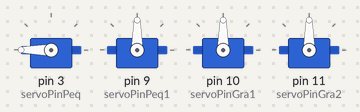
This sketch was run on a simulated Arduino Uno, built with avr-gcc and run on an emulated ATmega328P. Parts: 4 × servo.

Above: at 0.05 s.
At 7.0 s:
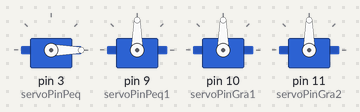
Timing chart, 0 to 9.1 s (numbered marks = the images above):
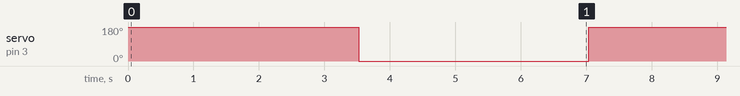

The sketch:

prueba_01.ino
```cpp
/* Servo motor with Arduino example code. Position and sweep. More info: https://www.makerguides.com/ */
// Include the servo library:
#include <Servo.h>
// LAS CONEXIONES NO SE REALIZAN A PINES ANALÓGICOS, SI NO A PWM (PINES DIGITALES CON EL SÍMBOLO "~").
// Create a new servo object:
Servo servoPeq;
Servo servoPeq1;
Servo servoGra1;
Servo servoGra2;

// Define the servo pin:
#define servoPinPeq 3 //Pequeño
#define servoPinPeq1 9
#define servoPinGra1 10
#define servoPinGra2 11

// Create a variable to store the servo position:
int angle = 0;

void setup() {
  // Attach the Servo variable to a pin:
  servoPeq.attach(servoPinPeq);
  servoPeq1.attach(servoPinPeq1);
  servoGra1.attach(servoPinGra1);
  servoGra2.attach(servoPinGra2);
}

void loop() {
  // Tell the servo to go to a particular angle:
  servoPeq.write(0);
  //servoPeq1.write(0);
  //servoGra1.write(0);
  //servoGra2.write(0);

  while(angle <= 180) {
    servoPeq.write(angle);
    //servoPeq1.write(angle);
    //servoGra1.write(angle);
    //servoGra2.write(angle);
    angle++;
  }
  delay(3500);

  while(angle >= 0) {
    servoPeq.write(angle);
    //servoPeq1.write(angle);
    //servoGra1.write(angle);
    //servoGra2.write(angle);
    angle--;
  }

  delay(3500);

}
```

Measured:
- by itself, servo on pin 3 (servoPinPeq): repeats every 7.0 s: 180° 3.5 s, 0° 3.5 s
